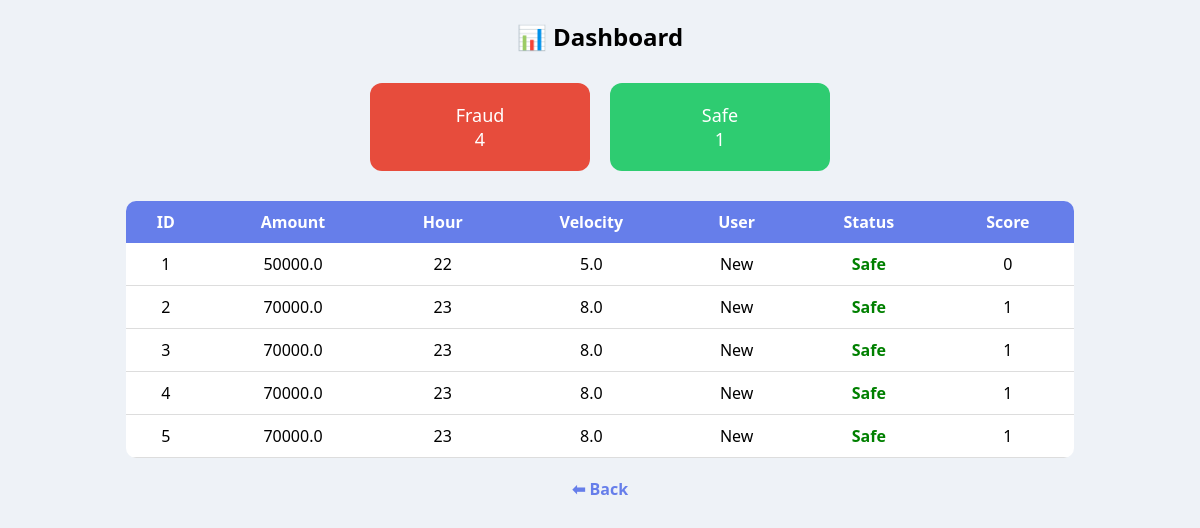
/dashboard (signed in), run on the app's committed database.
### tables this page shows
CREATE TABLE transactions (
        id INTEGER PRIMARY KEY AUTOINCREMENT,
        amount REAL,
        hour INTEGER,
        velocity REAL,
        new_user INTEGER,
        location TEXT,
        prediction INTEGER,
        score REAL
    );

### app.py (the view)
@app.route('/dashboard')
def dashboard():
    if 'user' not in session:
        return redirect('/login')
    rows = get_all_transactions()
    fraud_count = len([r for r in rows if r[6] == 1])
    safe_count = len([r for r in rows if r[6] == 0])
    return render_template(
        "dashboard.html",
        rows=rows,
        fraud_count=fraud_count,
        safe_count=safe_count
    )

### db.py (called while the page is built)
def get_all_transactions():
    conn = sqlite3.connect(DB_NAME)
    cursor = conn.cursor()
    cursor.execute("SELECT * FROM transactions")
    rows = cursor.fetchall()
    conn.close()
    return rows

### templates/dashboard.html (shortened to what this page needs)
 <!DOCTYPE html>
<html>
<head>
</head>
<body>
<h2>📊 Dashboard</h2>
<div class="cards">
    <div class="card fraud">
        Fraud<br>{{ fraud_count }}
    </div>
    <div class="card safe">
        Safe<br>{{ safe_count }}
    </div>
</div>
<table>
<tr>
<th>ID</th>
<th>Amount</th>
<th>Hour</th>
<th>Velocity</th>
<th>User</th>
<th>Status</th>
<th>Score</th>
</tr>
{% for r in rows %}
<tr>
<td>{{ r[0] }}</td>
<td>{{ r[1] }}</td>
<td>{{ r[2] }}</td>
<td>{{ r[3] }}</td>
<td>{{ 'New' if r[4]==1 else 'Existing' }}</td>
<td>
{% if r[5]==1 %}
<span class="fraud-text">Fraud</span>
{% else %}
<span class="safe-text">Safe</span>
{% endif %}
</td>
<td>{{ r[6] }}</td>
</tr>
{% endfor %}
</table>
<a href="/">⬅ Back</a>
</body>
</html>

### templates/dashboard.html (style rules this page uses)
body { font-family: 'Segoe UI'; background: #eef2f7; text-align: center; }
h2 { margin-top: 20px; }
.cards { display: flex; justify-content: center; gap: 20px; margin: 30px; }
.card { padding: 20px; width: 180px; border-radius: 12px; color: white; font-size: 18px; }
.fraud { background: #e74c3c; }
.safe { background: #2ecc71; }
table { width: 80%; margin: auto; border-collapse: collapse; background: white; border-radius: 10px; overflow: hidden; }
th { background: #667eea; color: white; padding: 10px; }
td { padding: 10px; border-bottom: 1px solid #ddd; }
.safe-text { color: green; font-weight: bold; }
a { display: block; margin: 20px; text-decoration: none; font-weight: bold; color: #667eea; }

### data on the page
transactions: id "1", amount "50000.0", hour "22", velocity "5.0", new_user "New", location "Safe", prediction "0"
transactions: id "2", amount "70000.0", hour "23", velocity "8.0", new_user "New", location "Safe", prediction "1"
transactions: id "3", amount "70000.0", hour "23", velocity "8.0", new_user "New", location "Safe", prediction "1"
transactions: id "4", amount "70000.0", hour "23", velocity "8.0", new_user "New", location "Safe", prediction "1"
transactions: id "5", amount "70000.0", hour "23", velocity "8.0", new_user "New", location "Safe", prediction "1"

### other printed values
{{ fraud_count }} "4"
{{ safe_count }} "1"
